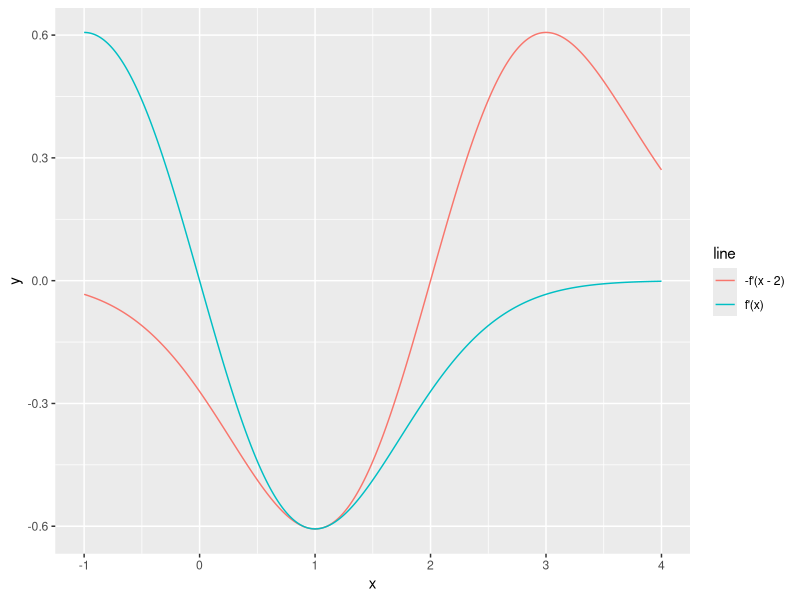
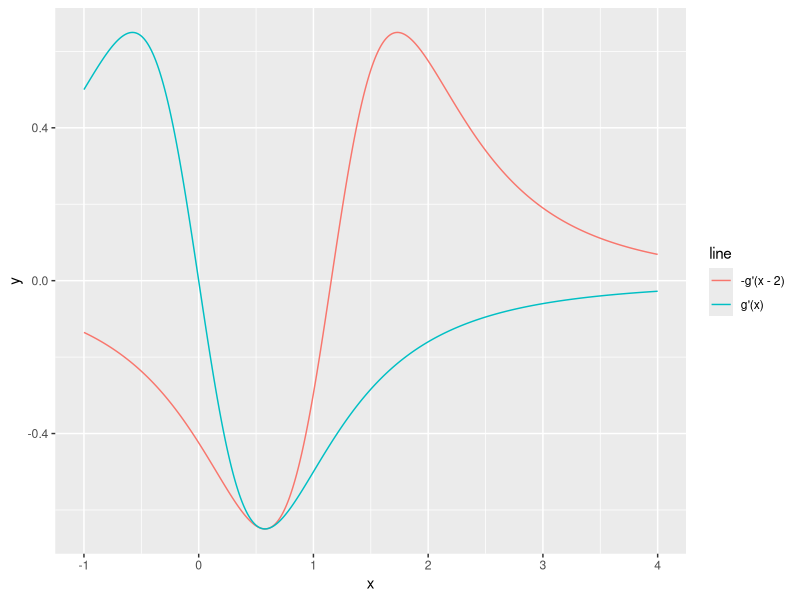
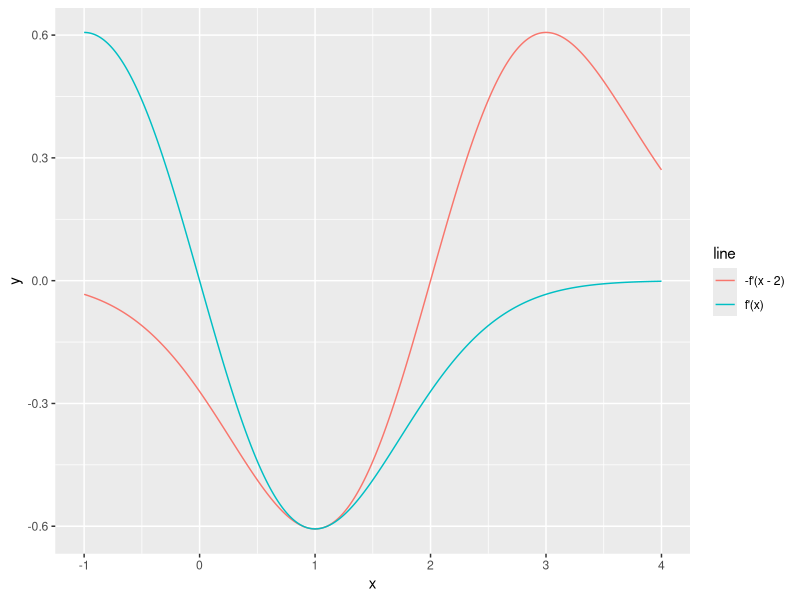
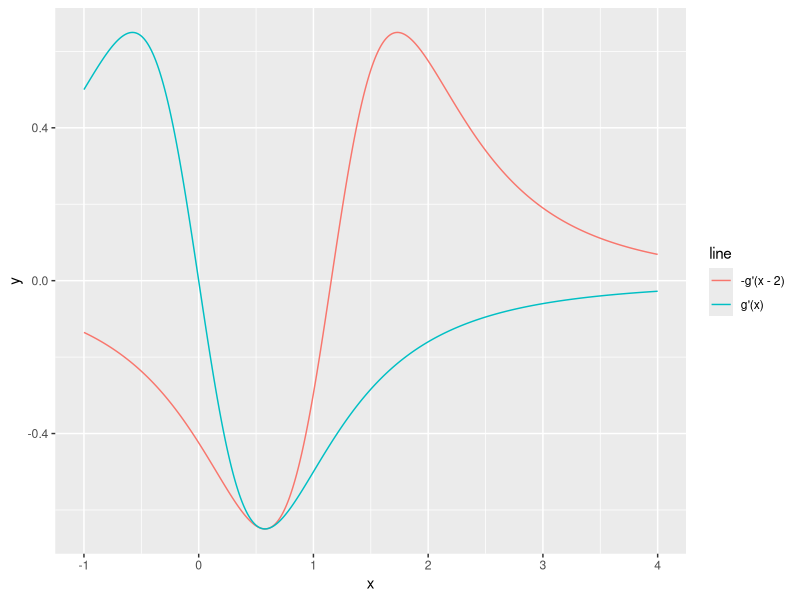

The R script that drew these images, in order:
# Plot graphs of cauchy and normal derivatives showing that they satisfy assumption 6 in mixture chapter, 2d result.
setwd("C:/Users/timot/Git/thesis/Figures/Mixtures/Code")
library(tidyverse)

# Normal
x <- seq(-1, 4, length.out = 1000)
y1 <- -x * exp(-x^2/2)
y2 <- (x - 2) * exp(-(x - 2)^2/2)

df <- tibble(x = x, y1 = y1, y2 = y2) %>%
    gather(y1, y2, key = "line", value = "y") %>%
    mutate(
        line = str_replace(line, "y1", "f'(x)"),
        line = str_replace(line, "y2", "-f'(x - 2)"))


df %>% ggplot(aes(x, y, colour = line)) + geom_line()
ggsave("../assumption6_normal.png")

# Cauchy
y1 <- -2*x / (1 + x^2)^2
y2 <- 2*(x - 2/sqrt(3)) / (1 + (x - 2/sqrt(3))^2)^2

df <- tibble(x = x, y1 = y1, y2 = y2) %>%
    gather(y1, y2, key = "line", value = "y") %>%
    mutate(
        line = str_replace(line, "y1", "g'(x)"),
        line = str_replace(line, "y2", "-g'(x - 2)"))

df %>% ggplot(aes(x, y, colour = line)) + geom_line()
ggsave("../assumption6_cauchy.png")
